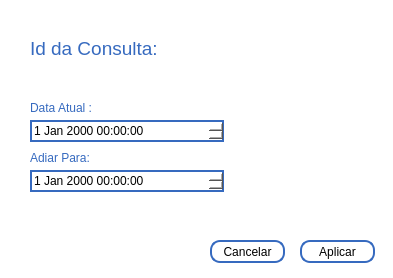
<?xml version="1.0" encoding="UTF-8"?>
<ui version="4.0">
 <class>Form</class>
 <widget class="QWidget" name="Form">
  <property name="geometry">
   <rect>
    <x>0</x>
    <y>0</y>
    <width>393</width>
    <height>278</height>
   </rect>
  </property>
  <property name="windowTitle">
   <string>Form</string>
  </property>
  <property name="styleSheet">
   <string notr="true">QPushButton {
    background-color: white; 
	color: black;
	border-radius: 10px;       
	border: 2px solid #366abf;
}

QLabel {
color: #366abf;
}

QDateTimeEdit{
background-color:white; 
color: black;
border: 2px solid #366abf;
}

QTableView{
 border: 2px solid #366abf; /* Espessura, Estilo (solid/dashed/dotted) e Cor */
    border-radius: 5px;       /* Cantos arredondados */
    gridline-color: #dcdcdc;   /* Cor das linhas que separam as células */
    background-color: white;
    selection-background-color: lightblue; /* Cor da linha quando selecionada */
}

QLCDNumber{
border: 2px solid #366abf;
border-radius: 10px;
}
QWidget{
background-color: white;

}</string>
  </property>
  <widget class="QLabel" name="label_IdConsulta">
   <property name="geometry">
    <rect>
     <x>30</x>
     <y>40</y>
     <width>131</width>
     <height>16</height>
    </rect>
   </property>
   <property name="font">
    <font>
     <family>Arial</family>
     <pointsize>14</pointsize>
    </font>
   </property>
   <property name="text">
    <string>Id da Consulta:</string>
   </property>
  </widget>
  <widget class="QDateTimeEdit" name="dateTimeEdit_DataAtual">
   <property name="geometry">
    <rect>
     <x>30</x>
     <y>120</y>
     <width>194</width>
     <height>22</height>
    </rect>
   </property>
  </widget>
  <widget class="QDateTimeEdit" name="dateTimeEdit_DataAdiada">
   <property name="geometry">
    <rect>
     <x>30</x>
     <y>170</y>
     <width>194</width>
     <height>22</height>
    </rect>
   </property>
  </widget>
  <widget class="QLabel" name="label_DataAtual">
   <property name="geometry">
    <rect>
     <x>30</x>
     <y>100</y>
     <width>71</width>
     <height>16</height>
    </rect>
   </property>
   <property name="text">
    <string>Data Atual :</string>
   </property>
  </widget>
  <widget class="QLabel" name="label_DataAdiada">
   <property name="geometry">
    <rect>
     <x>30</x>
     <y>150</y>
     <width>61</width>
     <height>16</height>
    </rect>
   </property>
   <property name="text">
    <string>Adiar Para:</string>
   </property>
  </widget>
  <widget class="QPushButton" name="pushButton_Aplicar">
   <property name="geometry">
    <rect>
     <x>300</x>
     <y>240</y>
     <width>75</width>
     <height>23</height>
    </rect>
   </property>
   <property name="text">
    <string>Aplicar</string>
   </property>
  </widget>
  <widget class="QPushButton" name="pushButton_Cancelar">
   <property name="geometry">
    <rect>
     <x>210</x>
     <y>240</y>
     <width>75</width>
     <height>23</height>
    </rect>
   </property>
   <property name="text">
    <string>Cancelar</string>
   </property>
  </widget>
 </widget>
 <resources/>
 <connections/>
</ui>
